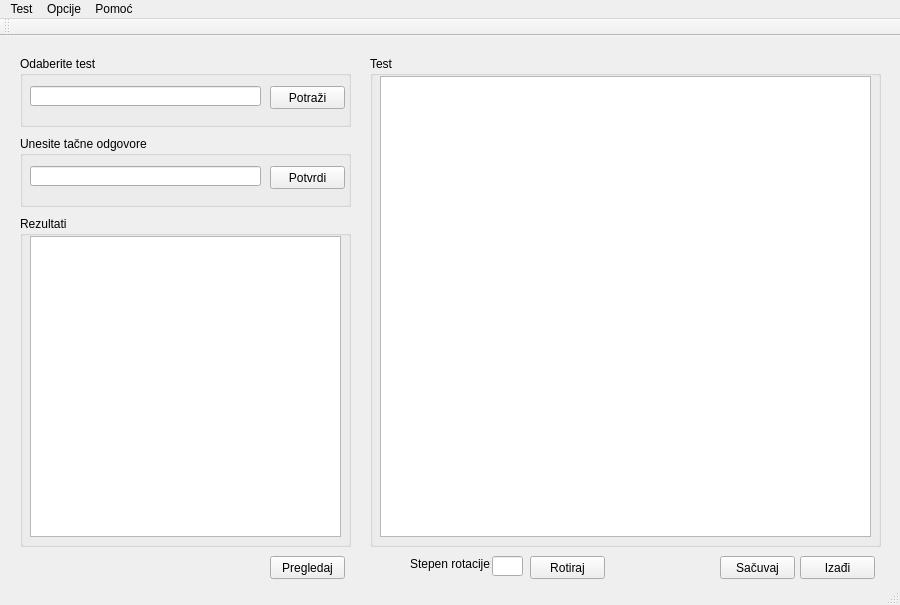
<?xml version="1.0" encoding="UTF-8"?>
<ui version="4.0">
 <class>MainWindow</class>
 <widget class="QMainWindow" name="MainWindow">
  <property name="geometry">
   <rect>
    <x>0</x>
    <y>0</y>
    <width>900</width>
    <height>605</height>
   </rect>
  </property>
  <property name="windowTitle">
   <string>Prijemni ispit</string>
  </property>
  <widget class="QWidget" name="centralWidget">
   <widget class="QPushButton" name="pushButton">
    <property name="geometry">
     <rect>
      <x>270</x>
      <y>520</y>
      <width>75</width>
      <height>23</height>
     </rect>
    </property>
    <property name="text">
     <string>Pregledaj</string>
    </property>
   </widget>
   <widget class="QGroupBox" name="groupBox">
    <property name="geometry">
     <rect>
      <x>20</x>
      <y>20</y>
      <width>331</width>
      <height>71</height>
     </rect>
    </property>
    <property name="title">
     <string>Odaberite test</string>
    </property>
    <widget class="QLineEdit" name="lineEdit">
     <property name="geometry">
      <rect>
       <x>10</x>
       <y>30</y>
       <width>231</width>
       <height>20</height>
      </rect>
     </property>
     <property name="toolTip">
      <string>npr &quot;C:/Users/test.jpg&quot;</string>
     </property>
     <property name="text">
      <string/>
     </property>
    </widget>
    <widget class="QPushButton" name="pushButton_3">
     <property name="geometry">
      <rect>
       <x>250</x>
       <y>30</y>
       <width>75</width>
       <height>23</height>
      </rect>
     </property>
     <property name="text">
      <string>Potraži</string>
     </property>
    </widget>
   </widget>
   <widget class="QGroupBox" name="groupBox_2">
    <property name="geometry">
     <rect>
      <x>20</x>
      <y>180</y>
      <width>331</width>
      <height>331</height>
     </rect>
    </property>
    <property name="title">
     <string>Rezultati</string>
    </property>
    <widget class="QTextEdit" name="textEdit">
     <property name="geometry">
      <rect>
       <x>10</x>
       <y>20</y>
       <width>311</width>
       <height>301</height>
      </rect>
     </property>
     <property name="readOnly">
      <bool>true</bool>
     </property>
    </widget>
   </widget>
   <widget class="QPushButton" name="pushButton_4">
    <property name="geometry">
     <rect>
      <x>800</x>
      <y>520</y>
      <width>75</width>
      <height>23</height>
     </rect>
    </property>
    <property name="text">
     <string>Izađi</string>
    </property>
   </widget>
   <widget class="QPushButton" name="pushButton_5">
    <property name="geometry">
     <rect>
      <x>720</x>
      <y>520</y>
      <width>75</width>
      <height>23</height>
     </rect>
    </property>
    <property name="text">
     <string>Sačuvaj</string>
    </property>
   </widget>
   <widget class="QGroupBox" name="groupBox_3">
    <property name="geometry">
     <rect>
      <x>370</x>
      <y>20</y>
      <width>511</width>
      <height>491</height>
     </rect>
    </property>
    <property name="title">
     <string>Test</string>
    </property>
    <widget class="QGraphicsView" name="graphicsView">
     <property name="geometry">
      <rect>
       <x>10</x>
       <y>20</y>
       <width>491</width>
       <height>461</height>
      </rect>
     </property>
    </widget>
   </widget>
   <widget class="QGroupBox" name="groupBox_4">
    <property name="geometry">
     <rect>
      <x>20</x>
      <y>100</y>
      <width>331</width>
      <height>71</height>
     </rect>
    </property>
    <property name="title">
     <string>Unesite tačne odgovore</string>
    </property>
    <widget class="QLineEdit" name="lineEdit_2">
     <property name="geometry">
      <rect>
       <x>10</x>
       <y>30</y>
       <width>231</width>
       <height>20</height>
      </rect>
     </property>
     <property name="toolTip">
      <string>npr AAABBBCCC</string>
     </property>
     <property name="text">
      <string/>
     </property>
    </widget>
    <widget class="QPushButton" name="pushButton_2">
     <property name="geometry">
      <rect>
       <x>250</x>
       <y>30</y>
       <width>75</width>
       <height>23</height>
      </rect>
     </property>
     <property name="text">
      <string>Potvrdi</string>
     </property>
    </widget>
   </widget>
   <widget class="QPushButton" name="pushButton_6">
    <property name="geometry">
     <rect>
      <x>530</x>
      <y>520</y>
      <width>75</width>
      <height>23</height>
     </rect>
    </property>
    <property name="text">
     <string>Rotiraj</string>
    </property>
   </widget>
   <widget class="QLineEdit" name="lineEdit_3">
    <property name="geometry">
     <rect>
      <x>492</x>
      <y>520</y>
      <width>31</width>
      <height>20</height>
     </rect>
    </property>
   </widget>
   <widget class="QLabel" name="label">
    <property name="geometry">
     <rect>
      <x>410</x>
      <y>520</y>
      <width>81</width>
      <height>16</height>
     </rect>
    </property>
    <property name="text">
     <string>Stepen rotacije:</string>
    </property>
   </widget>
  </widget>
  <widget class="QMenuBar" name="menuBar">
   <property name="geometry">
    <rect>
     <x>0</x>
     <y>0</y>
     <width>900</width>
     <height>21</height>
    </rect>
   </property>
   <widget class="QMenu" name="menuFile">
    <property name="title">
     <string>Test</string>
    </property>
    <addaction name="actionNovi_Test"/>
    <addaction name="actionGrupa_Testova"/>
    <addaction name="actionSave"/>
    <addaction name="actionExit"/>
   </widget>
   <widget class="QMenu" name="menuOptions">
    <property name="title">
     <string>Opcije</string>
    </property>
    <addaction name="actionCrop"/>
    <addaction name="actionRotiraj_Lijevo"/>
   </widget>
   <widget class="QMenu" name="menuPomo">
    <property name="title">
     <string>Pomoć</string>
    </property>
    <addaction name="actionUputstvo"/>
    <addaction name="actionVerzija"/>
   </widget>
   <addaction name="menuFile"/>
   <addaction name="menuOptions"/>
   <addaction name="menuPomo"/>
  </widget>
  <widget class="QToolBar" name="mainToolBar">
   <attribute name="toolBarArea">
    <enum>TopToolBarArea</enum>
   </attribute>
   <attribute name="toolBarBreak">
    <bool>false</bool>
   </attribute>
  </widget>
  <widget class="QStatusBar" name="statusBar"/>
  <action name="actionSave">
   <property name="text">
    <string>Sačuvaj Rezultate</string>
   </property>
   <property name="shortcut">
    <string>Ctrl+S</string>
   </property>
  </action>
  <action name="actionExit">
   <property name="text">
    <string>Izađi</string>
   </property>
   <property name="shortcut">
    <string>Ctrl+I</string>
   </property>
  </action>
  <action name="actionCrop">
   <property name="text">
    <string>Rotiraj Desno 90</string>
   </property>
   <property name="shortcut">
    <string>Ctrl+D</string>
   </property>
  </action>
  <action name="actionBrightness">
   <property name="text">
    <string>Brightness</string>
   </property>
  </action>
  <action name="menuGrupa_Testova_2">
   <property name="text">
    <string>akcija</string>
   </property>
  </action>
  <action name="actionNovi_Test">
   <property name="text">
    <string>Novi Test</string>
   </property>
   <property name="shortcut">
    <string>Ctrl+N</string>
   </property>
  </action>
  <action name="actionGrupa_Testova">
   <property name="text">
    <string>Grupa Testova</string>
   </property>
   <property name="shortcut">
    <string>Ctrl+G</string>
   </property>
  </action>
  <action name="actionUputstvo">
   <property name="text">
    <string>Uputstvo</string>
   </property>
   <property name="shortcut">
    <string>Ctrl+U</string>
   </property>
  </action>
  <action name="actionVerzija">
   <property name="text">
    <string>Verzija</string>
   </property>
   <property name="shortcut">
    <string>Ctrl+V</string>
   </property>
  </action>
  <action name="actionRotiraj_Lijevo">
   <property name="text">
    <string>Rotiraj Lijevo 90</string>
   </property>
   <property name="shortcut">
    <string>Ctrl+L</string>
   </property>
  </action>
 </widget>
 <layoutdefault spacing="6" margin="11"/>
 <resources/>
 <connections/>
</ui>
